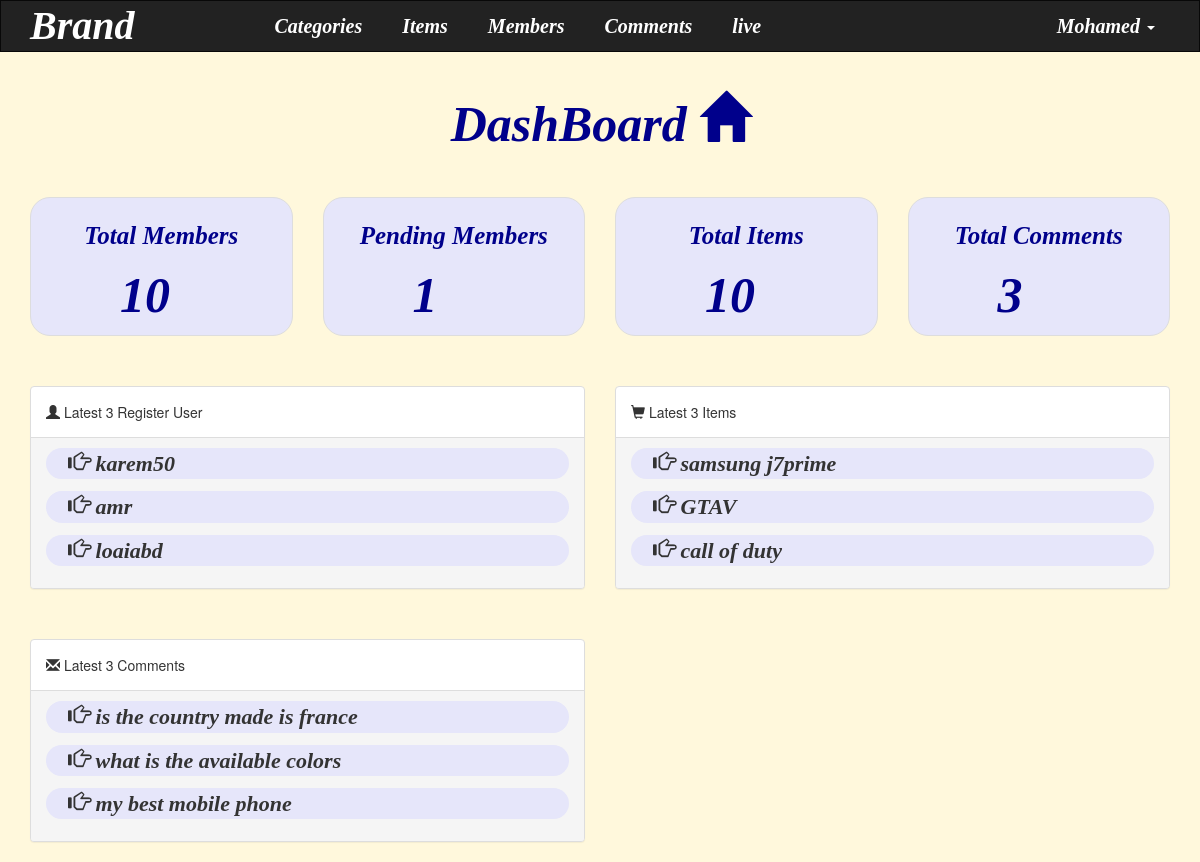
Screenshot of /admin/dashboard.php (signed in) with the database file from the repository.
### tables this page shows
CREATE TABLE `users` (
  `UserID` int(11) NOT NULL,
  `UserName` varchar(255) NOT NULL,
  `Password` varchar(255) NOT NULL,
  `Email` varchar(255) NOT NULL,
  `FullName` varchar(255) NOT NULL,
  `GroupID` int(11) NOT NULL DEFAULT '0',
  `TrustStatus` int(11) NOT NULL DEFAULT '0',
  `RegStatus` int(11) NOT NULL DEFAULT '0',
  `Date` date NOT NULL
);

CREATE TABLE `item` (
  `ID` int(11) NOT NULL,
  `Name` varchar(255) NOT NULL,
  `Description` text NOT NULL,
  `Price` int(11) NOT NULL,
  `Date` date NOT NULL,
  `Country` varchar(255) NOT NULL,
  `Image` varchar(255) NOT NULL,
  `Status` varchar(255) NOT NULL,
  `Rating` smallint(6) NOT NULL,
  `Approve` tinyint(4) NOT NULL DEFAULT '0',
  `Cat_ID` int(11) NOT NULL,
  `User_ID` int(11) NOT NULL
);

CREATE TABLE `comment` (
  `C_ID` int(11) NOT NULL,
  `C_Name` text NOT NULL,
  `C_Status` tinyint(4) NOT NULL DEFAULT '0',
  `C_Date` date NOT NULL,
  `UserID` int(11) NOT NULL,
  `itemID` int(11) NOT NULL
);

### admin/includes/functions/functions.php (called while the page is built, shortened)
<?php
function check($select,$table,$cond){
    global $con;
    $stmt = $con->prepare("SELECT $select FROM $table WHERE $select=:cond");
    $stmt->execute(array(':cond'=>$cond));
    $count = $stmt->rowCount();
    return $count;
}
function countItem($column,$table){
    global $con;
    $stmt = $con->prepare("SELECT COUNT($column) FROM $table");
    $stmt->execute();
    return $stmt->fetchcolumn();
}
function latest($column,$table,$order,$limit=4){
    global $con;
    $stmt =$con->prepare("SELECT $column  FROM $table ORDER BY($order) DESC LIMIT $limit ");
    $stmt->execute();
    $row = $stmt->fetchall();
    return $row;
}
 ?>

### admin/dashboard.php (the view, shortened to what this page needs)
<?php
if (isset($_SESSION['username'])) {
include 'init.php';
?>
<div class="container">
    <h1 class="title">DashBoard <span class="glyphicon glyphicon-home"></span></h1>
    <div class="row">
      <div class="col-xs-6 col-md-3">
        <div class="thumbnail">
            <h1>Total Members</h1>
            <span><a href="member.php"><?php echo countItem('UserID','users'); ?></a></span>
        </div>
      </div>
      <div class="col-xs-6 col-md-3">
        <div class="thumbnail">
            <h1>  Pending Members</h1>
            <span><a href="member.php?do=manage&page=pending"><?php echo check('RegStatus','users',0) ?></a></span>
        </div>
      </div>
      <div class="col-xs-6 col-md-3">
        <div class="thumbnail">
            <h1>Total Items</h1>
            <span><a href="items.php"><?php echo countItem('ID','item'); ?></a></span>
        </div>
      </div>
      <div class="col-xs-6 col-md-3">
        <div class="thumbnail">
            <h1>Total Comments</h1>
            <span><a href="comment.php"><?php echo countItem('C_ID','comment'); ?></a></span>
        </div>
        </div>
      <div class="col-xs-6">
          <div class="panel panel-default latest">
          <div class="panel-body">
              <span class="glyphicon glyphicon-user"></span>     Latest 3 Register User
          </div>
        <div class="panel-footer">
            <?php
                 $row = latest('UserName','users','UserID',3);
                 foreach ($row as $rows) {
                     echo "<div class='item'>"
                             ."<span class='glyphicon glyphicon-hand-right'></span>"." ".$rows['UserName'].
                          "</div>"."<br>";}
             ?>
        </div>
        </div>
      </div>
      <div class="col-xs-6">
          <div class="panel panel-default latest">
          <div class="panel-body">
              <sapn class="glyphicon glyphicon-shopping-cart"></sapn> Latest 3 Items
          </div>
        <div class="panel-footer">
            <?php
                 $row = latest('Name','item','ID',3);
                 foreach ($row as $rows) {
                     echo "<div class='item'>"
                             ."<span class='glyphicon glyphicon-hand-right'></span>"." ".$rows['Name'].
                          "</div>"."<br>";}
             ?>
        </div>
        </div>
       </div>
       <div class="col-xs-6">
          <div class="panel panel-default latest">
          <div class="panel-body">
              <sapn class="glyphicon glyphicon-envelope"></sapn> Latest 3 Comments
          </div>
        <div class="panel-footer">
            <?php
                 $row = latest('C_Name','comment','C_ID',3);
                 foreach ($row as $rows) {
                     echo "<div class='item'>"
                             ."<span class='glyphicon glyphicon-hand-right'></span>"." ".$rows['C_Name'].
                          "</div>"."<br>";}
             ?>
        </div>
        </div>
       </div>
      </div>
</div>
<?php
include $templates_path.'footer.php';
}else{
    header('Location:index.php');
}
?>

### admin/layout/css/style.css (style rules this page uses)
body { background-color:cornsilk; }
.title { text-align: center; color: darkblue; font-size: 50px; font-style: italic; font-weight: bolder; font-family: serif; }
.thumbnail { margin-top: 35px; background-color: lavender; border-radius: 20px; }
.thumbnail h1 { color: darkblue; font-size: 25px; text-align: center; font-style: italic; font-weight: bolder; font-family: serif; }
.thumbnail span { font-size: 50px; font-style: italic; font-weight: bolder; font-family: serif; position: relative; left: 85px; }
.thumbnail a { color: darkblue; text-decoration: none; }
.latest { margin-top: 30px; }
.item { font-size: 22px; font-style: italic; font-weight: bolder; font-family: serif; background-color: lavender; border-radius: 20px; padding-left: 22px; margin-bottom: -8px; }

### rows the page displays
users: UserName "karem50"
users: UserName "amr"
users: UserName "loaiabd"
item: Name "samsung j7prime"
item: Name "GTAV"
item: Name "call of duty"
comment: C_Name "is the country made is france"
comment: C_Name "what is the available colors"
comment: C_Name "my best mobile phone"

### other values shown
lang('home') "Brand"
lang('section') "Categories"
lang('items') "Items"
lang('members') "Members"
lang('comment') "Comments"
lang('live') "live"
countItem('UserID','users') "10"
check('RegStatus','users',0) "1"
countItem('ID','item') "10"
countItem('C_ID','comment') "3"
